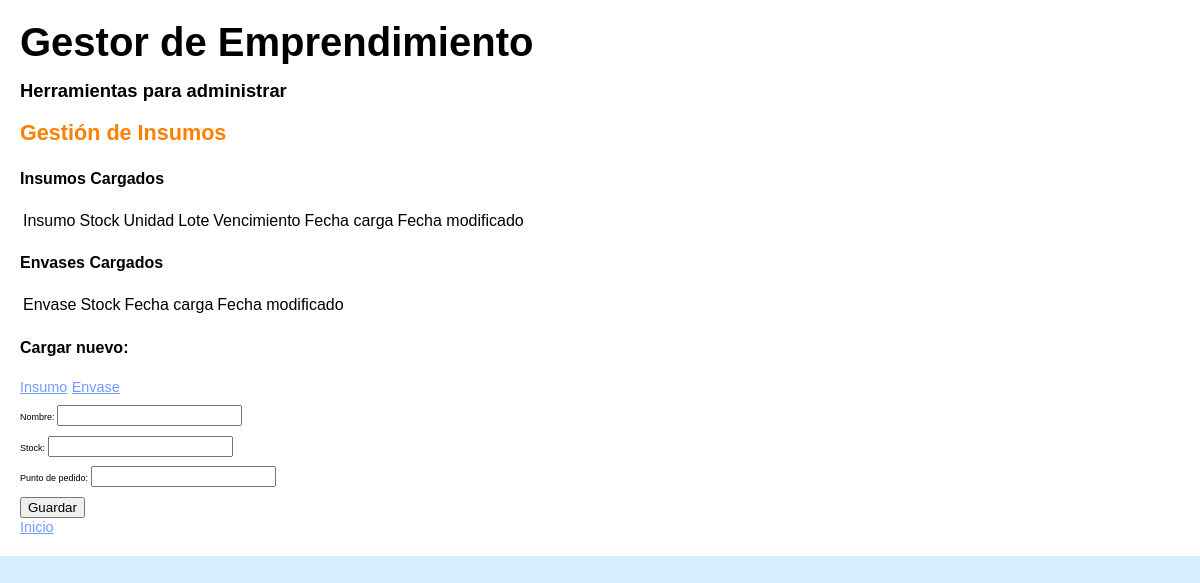
/envases_crear/, run on an earlier commit of the app's database.
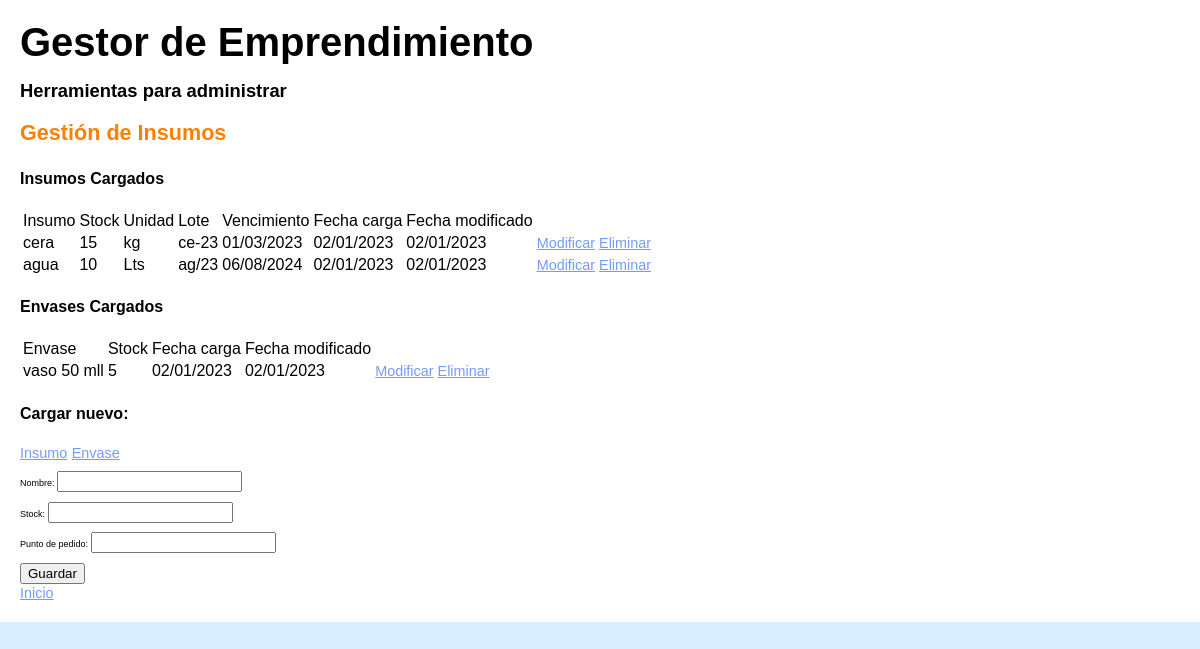
And on a later commit of the database.
### gestor/models.py (models this page shows, shortened)
class Insumos_li(models.Model):
    id = models.IntegerField(primary_key=True, unique=True, auto_created=True)
    nombre = models.CharField(max_length=100)
    stock = models.IntegerField()
    unidad = models.CharField(max_length=100)
    punto_de_pedido = models.IntegerField()
    fecha_vencimiento = models.DateTimeField()
    lote = models.CharField(max_length=100)
    created = models.DateTimeField(auto_now_add=True, verbose_name="Creado")
    modified = models.DateTimeField(auto_now=True, verbose_name="Últa modificación")
    class Meta:
        verbose_name = "Insumo"
        verbose_name_plural = "Insumos"

class Envases_li(models.Model):
    id = models.IntegerField(primary_key=True, unique=True, auto_created=True)
    nombre = models.CharField(max_length=100)
    stock = models.IntegerField()
    punto_de_pedido = models.IntegerField()
    created = models.DateTimeField(auto_now_add=True, verbose_name="Creado")
    modified = models.DateTimeField(auto_now=True, verbose_name="Últa modificación")
    class Meta:
        verbose_name = "Envase"
        verbose_name_plural = "Envases"

### gestor/views.py (the view)
# urls.py: path('envases_crear/', envases_crear),
def envases_crear(request):
    insumos = Insumos_li.objects.all()
    envases = Envases_li.objects.all()
    form_c = Envase_Form()
    if request.method == "POST":
        form_c = Envase_Form(request.POST)
        if form_c.is_valid():
            post = form_c.save(commit=False)
            post.save()
    else:
        form_c = Envase_Form()
    context = {
        'form_c': form_c,
        'insumos': insumos,
        'envases': envases,
        }
    return render(request, "gestor/envases_crear.html", context)

### gestor/forms.py
class Envase_Form(forms.ModelForm):
    class Meta:
        model = Envases_li
        fields = ('nombre', 'stock', 'punto_de_pedido')

### gestor/templates/gestor/envases_crear.html
{% extends "gestor/base.html" %}
{% block content %}
<h3>Gestión de Insumos</h3>
<h4>Insumos Cargados</h4>
<table id="insumos_stock" class="table table-striped">
    <thead>
        <tr>
            <td>Insumo</td>
            <td>Stock</td>
            <td>Unidad</td>
            <td>Lote</td>
            <td>Vencimiento</td>
            <td>Fecha carga</td>
            <td>Fecha modificado</td>
        </tr>
    </thead>
    <tbody>
        {% for insumo in insumos %}
            <tr>
            <td>{{ insumo.nombre }}</td>
            <td>{{ insumo.stock }}</td>
            <td>{{ insumo.unidad }}</td>
            <td>{{ insumo.lote }}</td>
            <td>{{ insumo.fecha_vencimiento|date:"SHORT_DATE_FORMAT" }}</td>
            <td>{{ insumo.created|date:"SHORT_DATE_FORMAT" }}</td>
            <td>{{ insumo.modified|date:"SHORT_DATE_FORMAT" }}</td>
            <td><a href="/insumos_editar/{{ insumo.id }}">Modificar</a></td>
            <td><a href="/insumos_eliminar/{{ insumo.id }}">Eliminar</a></td>
            </tr>
        {% endfor %}
    </tbody>
</table>
<h4>Envases Cargados</h4>
<table id="envases_stock" class="table table-striped">
    <thead>
        <tr>
            <td>Envase</td>
            <td>Stock</td>
            <td>Fecha carga</td>
            <td>Fecha modificado</td>
        </tr>
    </thead>
    <tbody>
        {% for envase in envases %}
            <tr>
            <td>{{ envase.nombre }}</td>
            <td>{{ envase.stock }}</td>
            <td>{{ envase.created|date:"SHORT_DATE_FORMAT" }}</td>
            <td>{{ envase.modified|date:"SHORT_DATE_FORMAT" }}</td>
            <td><a href="/envases_editar/{{ envase.id }}">Modificar</a></td>
            <td><a href="/envases_eliminar/{{ envase.id }}">Eliminar</a></td>
            </tr>
        {% endfor %}
    </tbody>
</table>
<nav>
    <h4>Cargar nuevo:</h4>
    <a href="/insumos_crear/">Insumo<a></a>
    <a href="/envases_crear/">Envase<a></a>
    <form method="POST" class="post-form">{% csrf_token %}
        {{ form_c.as_p }}
        <button type="submit" class="save btn btn-default">Guardar</button>
    </form>
</nav>
<a href="/">Inicio<a></a>
{% endblock %}

### gestor/templates/gestor/base.html (shortened to what this page needs)
{% load static %}
<!DOCTYPE html>
<html lang="es">
<head>
    <link rel="stylesheet" href="{% static 'gestor/styles.css' %}">
</head>
<body>
    <main>
        <h1>Gestor de Emprendimiento</h1>
        <h2>Herramientas para administrar</h2>
        {% block content %}{% endblock %}
    </main>
</body>
</html>

### gestor/static/gestor/styles.css (style rules this page uses)
body { font-family: Arial, Helvetica, sans-serif; padding: 0; margin: 0; background: rgb(214, 238, 255); }
main { margin: 0 auto; padding: 1.25rem; text-align: left; background: #fff; }
h1 { font-size: 250%; margin: 0 auto; }
h2 { font-size: 115%; }
h3 { font-size: 135%; color: rgb(255, 128, 0); padding: 0.15rem 0; margin: 0; }
p { font-size: 75%; text-align: justify; line-height: 1.1rem; }
form { font-size: 75%; text-align: justify; line-height: 1.1rem; }
a { font-size: 90%; color: rgb(115, 155, 255); }

What changed in the data, as far as the page shows it:
added Insumos_li: nombre "cera", stock "15", unidad "kg", lote "ce-23", fecha_vencimiento "01/03/2023", created "02/01/2023", modified "02/01/2023"
added Insumos_li: nombre "agua", stock "10", unidad "Lts", lote "ag/23", fecha_vencimiento "06/08/2024", created "02/01/2023", modified "02/01/2023"
added Envases_li: nombre "vaso 50 mll", stock "5", created "02/01/2023", modified "02/01/2023"
